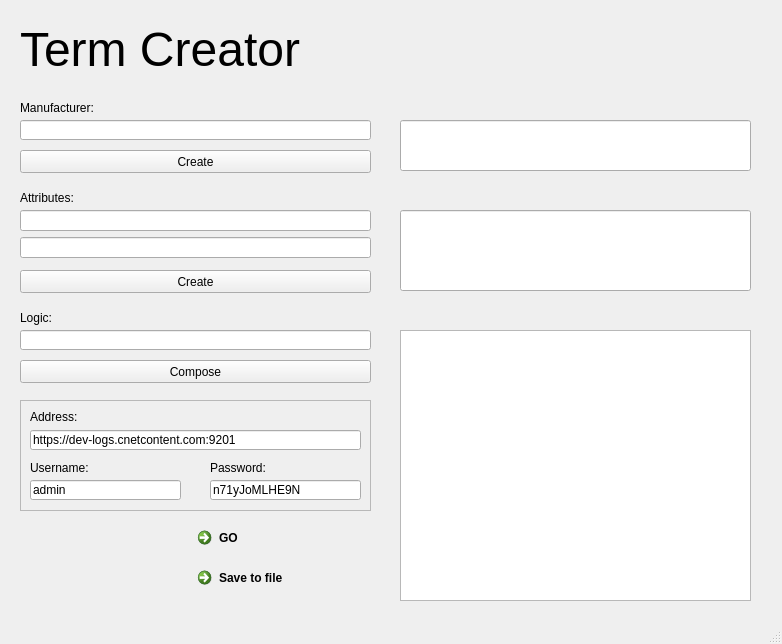
<?xml version="1.0" encoding="UTF-8"?>
<ui version="4.0">
 <class>MainWindow</class>
 <widget class="QMainWindow" name="MainWindow">
  <property name="geometry">
   <rect>
    <x>0</x>
    <y>0</y>
    <width>782</width>
    <height>644</height>
   </rect>
  </property>
  <property name="sizePolicy">
   <sizepolicy hsizetype="Preferred" vsizetype="Preferred">
    <horstretch>0</horstretch>
    <verstretch>0</verstretch>
   </sizepolicy>
  </property>
  <property name="minimumSize">
   <size>
    <width>0</width>
    <height>0</height>
   </size>
  </property>
  <property name="windowTitle">
   <string>Converter</string>
  </property>
  <property name="autoFillBackground">
   <bool>true</bool>
  </property>
  <widget class="QWidget" name="centralwidget">
   <widget class="QPushButton" name="pushButton">
    <property name="geometry">
     <rect>
      <x>20</x>
      <y>270</y>
      <width>351</width>
      <height>23</height>
     </rect>
    </property>
    <property name="focusPolicy">
     <enum>Qt::WheelFocus</enum>
    </property>
    <property name="text">
     <string>Create</string>
    </property>
    <property name="flat">
     <bool>false</bool>
    </property>
   </widget>
   <widget class="QLineEdit" name="lineEdit_2">
    <property name="geometry">
     <rect>
      <x>400</x>
      <y>210</y>
      <width>351</width>
      <height>81</height>
     </rect>
    </property>
   </widget>
   <widget class="QLabel" name="label">
    <property name="geometry">
     <rect>
      <x>20</x>
      <y>20</y>
      <width>311</width>
      <height>58</height>
     </rect>
    </property>
    <property name="font">
     <font>
      <pointsize>36</pointsize>
     </font>
    </property>
    <property name="toolTipDuration">
     <number>4</number>
    </property>
    <property name="text">
     <string>Term Creator</string>
    </property>
   </widget>
   <widget class="QWidget" name="verticalLayoutWidget">
    <property name="geometry">
     <rect>
      <x>20</x>
      <y>210</y>
      <width>351</width>
      <height>48</height>
     </rect>
    </property>
    <layout class="QVBoxLayout" name="verticalLayout">
     <item>
      <widget class="QLineEdit" name="lineEdit"/>
     </item>
     <item>
      <widget class="QLineEdit" name="lineEdit_3"/>
     </item>
    </layout>
   </widget>
   <widget class="QLineEdit" name="lineEdit_4">
    <property name="geometry">
     <rect>
      <x>20</x>
      <y>120</y>
      <width>351</width>
      <height>20</height>
     </rect>
    </property>
   </widget>
   <widget class="QLineEdit" name="lineEdit_5">
    <property name="geometry">
     <rect>
      <x>400</x>
      <y>120</y>
      <width>351</width>
      <height>51</height>
     </rect>
    </property>
   </widget>
   <widget class="QPushButton" name="pushButton_2">
    <property name="geometry">
     <rect>
      <x>20</x>
      <y>150</y>
      <width>351</width>
      <height>23</height>
     </rect>
    </property>
    <property name="text">
     <string>Create</string>
    </property>
   </widget>
   <widget class="QPushButton" name="pushButton_3">
    <property name="geometry">
     <rect>
      <x>20</x>
      <y>360</y>
      <width>351</width>
      <height>23</height>
     </rect>
    </property>
    <property name="text">
     <string>Compose</string>
    </property>
   </widget>
   <widget class="QLineEdit" name="lineEdit_7">
    <property name="geometry">
     <rect>
      <x>20</x>
      <y>330</y>
      <width>351</width>
      <height>20</height>
     </rect>
    </property>
   </widget>
   <widget class="QTextEdit" name="textEdit">
    <property name="geometry">
     <rect>
      <x>400</x>
      <y>330</y>
      <width>351</width>
      <height>271</height>
     </rect>
    </property>
   </widget>
   <widget class="QLabel" name="label_2">
    <property name="geometry">
     <rect>
      <x>20</x>
      <y>100</y>
      <width>81</width>
      <height>16</height>
     </rect>
    </property>
    <property name="text">
     <string>Manufacturer:</string>
    </property>
   </widget>
   <widget class="QLabel" name="label_3">
    <property name="geometry">
     <rect>
      <x>20</x>
      <y>190</y>
      <width>81</width>
      <height>16</height>
     </rect>
    </property>
    <property name="text">
     <string>Attributes:</string>
    </property>
   </widget>
   <widget class="QLabel" name="label_4">
    <property name="geometry">
     <rect>
      <x>20</x>
      <y>310</y>
      <width>61</width>
      <height>16</height>
     </rect>
    </property>
    <property name="text">
     <string>Logic:</string>
    </property>
   </widget>
   <widget class="QFrame" name="frame">
    <property name="geometry">
     <rect>
      <x>20</x>
      <y>400</y>
      <width>351</width>
      <height>111</height>
     </rect>
    </property>
    <property name="frameShape">
     <enum>QFrame::StyledPanel</enum>
    </property>
    <property name="frameShadow">
     <enum>QFrame::Raised</enum>
    </property>
    <widget class="QLineEdit" name="lineEdit_6">
     <property name="geometry">
      <rect>
       <x>10</x>
       <y>30</y>
       <width>331</width>
       <height>20</height>
      </rect>
     </property>
     <property name="text">
      <string>https://dev-logs.cnetcontent.com:9201</string>
     </property>
    </widget>
    <widget class="QLineEdit" name="lineEdit_8">
     <property name="geometry">
      <rect>
       <x>10</x>
       <y>80</y>
       <width>151</width>
       <height>20</height>
      </rect>
     </property>
     <property name="text">
      <string>admin</string>
     </property>
    </widget>
    <widget class="QLineEdit" name="lineEdit_10">
     <property name="geometry">
      <rect>
       <x>190</x>
       <y>80</y>
       <width>151</width>
       <height>20</height>
      </rect>
     </property>
     <property name="text">
      <string>n71yJoMLHE9N</string>
     </property>
    </widget>
    <widget class="QLabel" name="label_5">
     <property name="geometry">
      <rect>
       <x>10</x>
       <y>10</y>
       <width>47</width>
       <height>13</height>
      </rect>
     </property>
     <property name="text">
      <string>Address:</string>
     </property>
    </widget>
    <widget class="QLabel" name="label_6">
     <property name="geometry">
      <rect>
       <x>10</x>
       <y>60</y>
       <width>61</width>
       <height>16</height>
      </rect>
     </property>
     <property name="text">
      <string>Username:</string>
     </property>
    </widget>
    <widget class="QLabel" name="label_7">
     <property name="geometry">
      <rect>
       <x>190</x>
       <y>60</y>
       <width>61</width>
       <height>16</height>
      </rect>
     </property>
     <property name="text">
      <string>Password:</string>
     </property>
    </widget>
   </widget>
   <widget class="QCommandLinkButton" name="commandLinkButton">
    <property name="geometry">
     <rect>
      <x>190</x>
      <y>520</y>
      <width>185</width>
      <height>41</height>
     </rect>
    </property>
    <property name="text">
     <string>GO</string>
    </property>
   </widget>
   <widget class="QCommandLinkButton" name="commandLinkButton_2">
    <property name="geometry">
     <rect>
      <x>190</x>
      <y>560</y>
      <width>185</width>
      <height>41</height>
     </rect>
    </property>
    <property name="text">
     <string>Save to file</string>
    </property>
   </widget>
  </widget>
  <widget class="QStatusBar" name="statusbar"/>
 </widget>
 <resources/>
 <connections/>
</ui>
